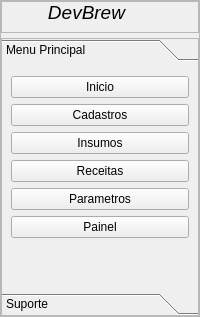
     <widget class="QFrame" name="menu">
      <property name="maximumSize">
       <size>
        <width>200</width>
        <height>16777215</height>
       </size>
      </property>
      <property name="frameShape">
       <enum>QFrame::StyledPanel</enum>
      </property>
      <property name="frameShadow">
       <enum>QFrame::Raised</enum>
      </property>
      <layout class="QVBoxLayout" name="verticalLayout_2">
       <property name="spacing">
        <number>5</number>
       </property>
       <property name="leftMargin">
        <number>0</number>
       </property>
       <property name="topMargin">
        <number>0</number>
       </property>
       <property name="rightMargin">
        <number>0</number>
       </property>
       <property name="bottomMargin">
        <number>0</number>
       </property>
       <item>
        <widget class="QFrame" name="frame">
         <property name="minimumSize">
          <size>
           <width>0</width>
           <height>32</height>
          </size>
         </property>
         <property name="maximumSize">
          <size>
           <width>16777215</width>
           <height>32</height>
          </size>
         </property>
         <property name="frameShape">
          <enum>QFrame::StyledPanel</enum>
         </property>
         <property name="frameShadow">
          <enum>QFrame::Raised</enum>
         </property>
         <widget class="QLabel" name="label">
          <property name="geometry">
           <rect>
            <x>-10</x>
            <y>0</y>
            <width>191</width>
            <height>21</height>
           </rect>
          </property>
          <property name="text">
           <string>&lt;html&gt;&lt;head/&gt;&lt;body&gt;&lt;p align=&quot;center&quot;&gt;&lt;span style=&quot; font-size:14pt; font-style:italic;&quot;&gt;DevBrew&lt;/span&gt;&lt;/p&gt;&lt;/body&gt;&lt;/html&gt;</string>
          </property>
         </widget>
        </widget>
       </item>
       <item>
        <widget class="QFrame" name="frame_2">
         <property name="frameShape">
          <enum>QFrame::StyledPanel</enum>
         </property>
         <property name="frameShadow">
          <enum>QFrame::Raised</enum>
         </property>
         <layout class="QVBoxLayout" name="verticalLayout_3">
          <property name="spacing">
           <number>0</number>
          </property>
          <property name="leftMargin">
           <number>0</number>
          </property>
          <property name="topMargin">
           <number>0</number>
          </property>
          <property name="rightMargin">
           <number>0</number>
          </property>
          <property name="bottomMargin">
           <number>0</number>
          </property>
          <item>
           <widget class="QToolBox" name="toolBox">
            <property name="currentIndex">
             <number>0</number>
            </property>
            <widget class="QWidget" name="principal_pgtool">
             <property name="geometry">
              <rect>
               <x>0</x>
               <y>0</y>
               <width>196</width>
               <height>415</height>
              </rect>
             </property>
             <attribute name="label">
              <string>Menu Principal</string>
             </attribute>
             <layout class="QVBoxLayout" name="verticalLayout_4">
              <item>
               <widget class="QPushButton" name="inicio_btn">
                <property name="text">
                 <string>Inicio</string>
                </property>
               </widget>
              </item>
              <item>
               <widget class="QPushButton" name="cadastros_btn">
                <property name="text">
                 <string>Cadastros</string>
                </property>
               </widget>
              </item>
              <item>
               <widget class="QPushButton" name="insumos_btn">
                <property name="text">
                 <string>Insumos</string>
                </property>
               </widget>
              </item>
              <item>
               <widget class="QPushButton" name="receitas_btn">
                <property name="text">
                 <string>Receitas</string>
                </property>
               </widget>
              </item>
              <item>
               <widget class="QPushButton" name="parametros_btn">
                <property name="text">
                 <string>Parametros</string>
                </property>
               </widget>
              </item>
              <item>
               <widget class="QPushButton" name="painel_btn">
                <property name="text">
                 <string>Painel</string>
                </property>
               </widget>
              </item>
              <item>
               <spacer name="verticalSpacer">
                <property name="orientation">
                 <enum>Qt::Vertical</enum>
                </property>
                <property name="sizeHint" stdset="0">
                 <size>
                  <width>20</width>
                  <height>40</height>
                 </size>
                </property>
               </spacer>
              </item>
             </layout>
            </widget>
            <widget class="QWidget" name="opcoes_pgtool">
             <property name="geometry">
              <rect>
               <x>0</x>
               <y>0</y>
               <width>196</width>
               <height>415</height>
              </rect>
             </property>
             <attribute name="label">
              <string>Suporte</string>
             </attribute>
            </widget>
           </widget>
          </item>
         </layout>
        </widget>
       </item>
      </layout>
     </widget>
